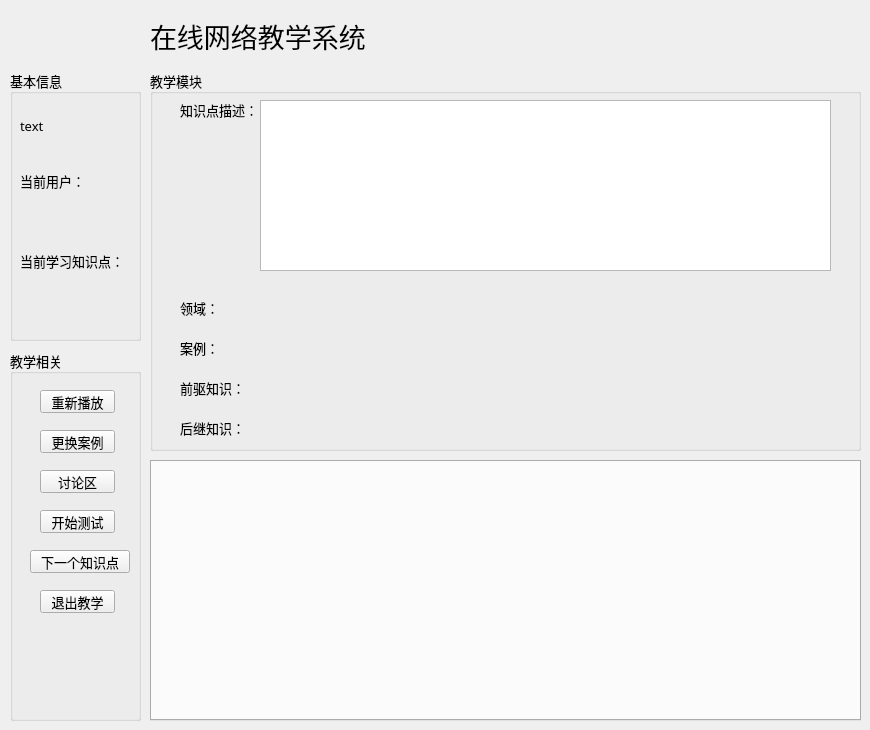
<?xml version="1.0" encoding="UTF-8"?>
<ui version="4.0">
 <class>Teach</class>
 <widget class="QWidget" name="Teach">
  <property name="geometry">
   <rect>
    <x>0</x>
    <y>0</y>
    <width>870</width>
    <height>730</height>
   </rect>
  </property>
  <property name="minimumSize">
   <size>
    <width>870</width>
    <height>730</height>
   </size>
  </property>
  <property name="maximumSize">
   <size>
    <width>870</width>
    <height>730</height>
   </size>
  </property>
  <property name="windowTitle">
   <string>在线网络教学系统客户端</string>
  </property>
  <property name="windowIcon">
   <iconset resource="educationsystem.qrc">
    <normaloff>:/images/icon.png</normaloff>:/images/icon.png</iconset>
  </property>
  <widget class="QLabel" name="label">
   <property name="geometry">
    <rect>
     <x>150</x>
     <y>20</y>
     <width>231</width>
     <height>31</height>
    </rect>
   </property>
   <property name="font">
    <font>
     <family>楷体</family>
     <pointsize>20</pointsize>
    </font>
   </property>
   <property name="text">
    <string>在线网络教学系统</string>
   </property>
  </widget>
  <widget class="QGroupBox" name="groupBox_2">
   <property name="geometry">
    <rect>
     <x>150</x>
     <y>70</y>
     <width>711</width>
     <height>381</height>
    </rect>
   </property>
   <property name="font">
    <font>
     <family>楷体</family>
     <pointsize>10</pointsize>
    </font>
   </property>
   <property name="title">
    <string>教学模块</string>
   </property>
   <widget class="QLabel" name="label_3">
    <property name="geometry">
     <rect>
      <x>30</x>
      <y>30</y>
      <width>81</width>
      <height>20</height>
     </rect>
    </property>
    <property name="font">
     <font>
      <family>宋体</family>
     </font>
    </property>
    <property name="text">
     <string>知识点描述：</string>
    </property>
   </widget>
   <widget class="QLabel" name="label_4">
    <property name="geometry">
     <rect>
      <x>30</x>
      <y>230</y>
      <width>51</width>
      <height>16</height>
     </rect>
    </property>
    <property name="font">
     <font>
      <family>宋体</family>
     </font>
    </property>
    <property name="text">
     <string>领域：</string>
    </property>
   </widget>
   <widget class="QLabel" name="label_5">
    <property name="geometry">
     <rect>
      <x>30</x>
      <y>270</y>
      <width>71</width>
      <height>16</height>
     </rect>
    </property>
    <property name="font">
     <font>
      <family>宋体</family>
     </font>
    </property>
    <property name="text">
     <string>案例：</string>
    </property>
   </widget>
   <widget class="QLabel" name="label_7">
    <property name="geometry">
     <rect>
      <x>30</x>
      <y>310</y>
      <width>71</width>
      <height>16</height>
     </rect>
    </property>
    <property name="font">
     <font>
      <family>宋体</family>
     </font>
    </property>
    <property name="text">
     <string>前驱知识：</string>
    </property>
   </widget>
   <widget class="QLabel" name="label_8">
    <property name="geometry">
     <rect>
      <x>30</x>
      <y>350</y>
      <width>71</width>
      <height>16</height>
     </rect>
    </property>
    <property name="font">
     <font>
      <family>宋体</family>
     </font>
    </property>
    <property name="text">
     <string>后继知识：</string>
    </property>
   </widget>
   <widget class="QTextBrowser" name="descriptionTextBrowser">
    <property name="geometry">
     <rect>
      <x>110</x>
      <y>30</y>
      <width>571</width>
      <height>171</height>
     </rect>
    </property>
   </widget>
  </widget>
  <widget class="QGroupBox" name="groupBox_3">
   <property name="geometry">
    <rect>
     <x>10</x>
     <y>70</y>
     <width>131</width>
     <height>271</height>
    </rect>
   </property>
   <property name="font">
    <font>
     <family>楷体</family>
     <pointsize>10</pointsize>
    </font>
   </property>
   <property name="title">
    <string>基本信息</string>
   </property>
   <widget class="QLabel" name="label_2">
    <property name="geometry">
     <rect>
      <x>10</x>
      <y>100</y>
      <width>111</width>
      <height>21</height>
     </rect>
    </property>
    <property name="font">
     <font>
      <family>宋体</family>
     </font>
    </property>
    <property name="text">
     <string>当前用户：</string>
    </property>
   </widget>
   <widget class="QLabel" name="usernameLabel">
    <property name="geometry">
     <rect>
      <x>20</x>
      <y>130</y>
      <width>71</width>
      <height>16</height>
     </rect>
    </property>
    <property name="font">
     <font>
      <family>宋体</family>
     </font>
    </property>
    <property name="text">
     <string/>
    </property>
   </widget>
   <widget class="QLabel" name="label_6">
    <property name="geometry">
     <rect>
      <x>10</x>
      <y>180</y>
      <width>111</width>
      <height>21</height>
     </rect>
    </property>
    <property name="font">
     <font>
      <family>宋体</family>
     </font>
    </property>
    <property name="text">
     <string>当前学习知识点：</string>
    </property>
   </widget>
   <widget class="QLabel" name="pointnameLabel">
    <property name="geometry">
     <rect>
      <x>20</x>
      <y>210</y>
      <width>71</width>
      <height>16</height>
     </rect>
    </property>
    <property name="font">
     <font>
      <family>宋体</family>
     </font>
    </property>
    <property name="text">
     <string/>
    </property>
   </widget>
   <widget class="QLabel" name="currentTimeLabel">
    <property name="geometry">
     <rect>
      <x>10</x>
      <y>30</y>
      <width>111</width>
      <height>51</height>
     </rect>
    </property>
    <property name="font">
     <font>
      <family>宋体</family>
     </font>
    </property>
    <property name="text">
     <string>text</string>
    </property>
   </widget>
  </widget>
  <widget class="QTabWidget" name="tabWidget">
   <property name="geometry">
    <rect>
     <x>150</x>
     <y>460</y>
     <width>711</width>
     <height>261</height>
    </rect>
   </property>
   <property name="currentIndex">
    <number>-1</number>
   </property>
  </widget>
  <widget class="QGroupBox" name="groupBox_4">
   <property name="geometry">
    <rect>
     <x>10</x>
     <y>350</y>
     <width>131</width>
     <height>371</height>
    </rect>
   </property>
   <property name="font">
    <font>
     <family>楷体</family>
     <pointsize>10</pointsize>
    </font>
   </property>
   <property name="title">
    <string>教学相关</string>
   </property>
   <widget class="QPushButton" name="playAgainButton">
    <property name="geometry">
     <rect>
      <x>30</x>
      <y>40</y>
      <width>75</width>
      <height>23</height>
     </rect>
    </property>
    <property name="text">
     <string>重新播放</string>
    </property>
   </widget>
   <widget class="QPushButton" name="changeCaseButton">
    <property name="geometry">
     <rect>
      <x>30</x>
      <y>80</y>
      <width>75</width>
      <height>23</height>
     </rect>
    </property>
    <property name="text">
     <string>更换案例</string>
    </property>
   </widget>
   <widget class="QPushButton" name="beginTestButton">
    <property name="geometry">
     <rect>
      <x>30</x>
      <y>160</y>
      <width>75</width>
      <height>23</height>
     </rect>
    </property>
    <property name="text">
     <string>开始测试</string>
    </property>
   </widget>
   <widget class="QPushButton" name="quitButton">
    <property name="geometry">
     <rect>
      <x>30</x>
      <y>240</y>
      <width>75</width>
      <height>23</height>
     </rect>
    </property>
    <property name="text">
     <string>退出教学</string>
    </property>
   </widget>
   <widget class="QPushButton" name="discussionButton">
    <property name="geometry">
     <rect>
      <x>30</x>
      <y>120</y>
      <width>75</width>
      <height>23</height>
     </rect>
    </property>
    <property name="text">
     <string>讨论区</string>
    </property>
   </widget>
   <widget class="QPushButton" name="nextKnowledgeButton">
    <property name="geometry">
     <rect>
      <x>20</x>
      <y>200</y>
      <width>100</width>
      <height>23</height>
     </rect>
    </property>
    <property name="text">
     <string>下一个知识点</string>
    </property>
   </widget>
  </widget>
 </widget>
 <layoutdefault spacing="6" margin="11"/>
 <resources>
  <include location="educationsystem.qrc"/>
 </resources>
 <connections/>
</ui>
